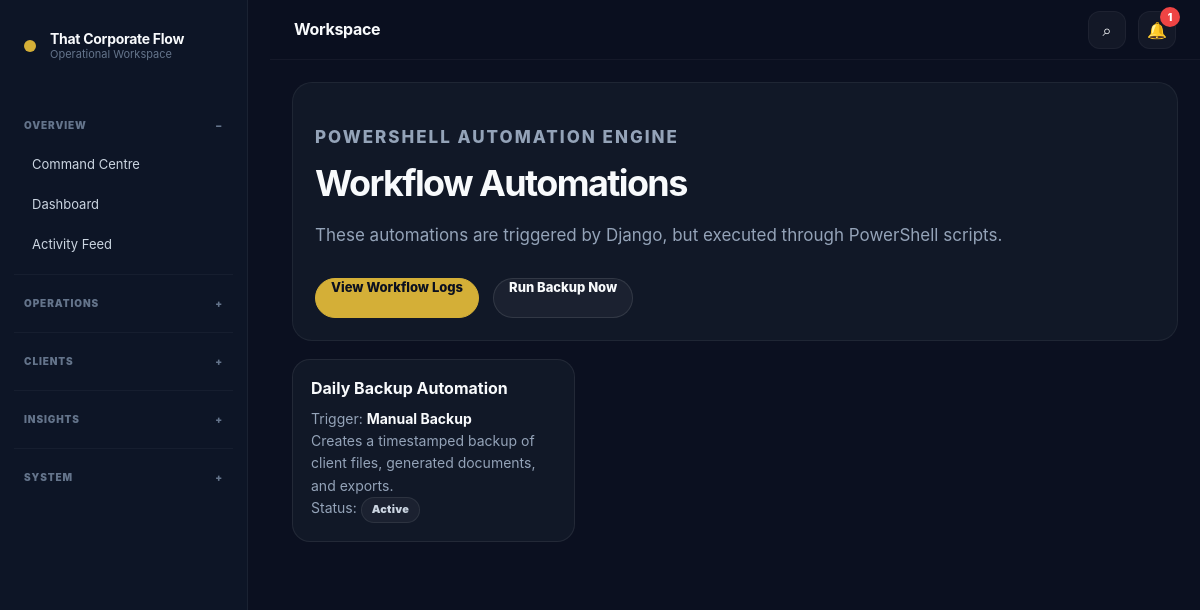
/workflows/ (signed in), run on the app's committed database.
### workflows/models.py (models this page shows, shortened)
class Workflow(models.Model):
    TRIGGER_CHOICES = [
        ('contract_uploaded', 'Contract Uploaded'),
        ('report_uploaded', 'Report Uploaded'),
        ('invoice_generated', 'Invoice Generated'),
        ('client_folder_created', 'Client Folder Created'),
        ('manual_backup', 'Manual Backup'),
    ]
    name = models.CharField(max_length=255)
    trigger = models.CharField(
        max_length=100,
        choices=TRIGGER_CHOICES
    )
    is_active = models.BooleanField(default=True)
    description = models.TextField(blank=True)
    created_at = models.DateTimeField(default=timezone.now)

### workflows/views.py (the view)
@login_required
def workflow_list(request):
    if not can_view_workflows(request.user):
        raise Http404('You do not have permission to view workflows.')
    workflows = Workflow.objects.all().order_by('-created_at')
    return render(request, 'workflows/workflow_list.html', {
        'workflows': workflows,
        'can_run_workflow': can_run_workflows(request.user),
    })

### accounts/permissions.py (called while the page is built)
def is_admin(user):
    return user.is_authenticated and (
        user.is_superuser or
        user.is_staff or
        get_user_role(user) == 'admin'
    )

def can_run_workflows(user):
    return is_admin(user) or is_operations(user)

def can_view_workflows(user):
    return is_admin(user) or is_operations(user) or is_finance(user)

### notifications/context_processors.py (called while the page is built)
def unread_notifications(request):
    if request.user.is_authenticated:
        count = request.user.notifications.filter(is_read=False).count()
    else:
        count = 0
    return {
        'unread_notification_count': count,
    }

### templates/workflows/workflow_list.html (shortened to what this page needs)
﻿{% extends 'base.html' %}
{% block content %}
<section class='page-header'>
    <p class='eyebrow'>PowerShell Automation Engine</p>
    <h2>Workflow Automations</h2>
    <p>
        These automations are triggered by Django,
        but executed through PowerShell scripts.
    </p>
    <div class='hero-actions'>
        <a class='btn primary' href='{% url "workflow_logs" %}'>
            View Workflow Logs
        </a>
        {% if can_run_workflow %}
            <a class='btn secondary' href='{% url "run_backup_now" %}'>
                Run Backup Now
            </a>
        {% endif %}
    </div>
</section>
<section class='module-grid'>
    {% for workflow in workflows %}
    <div class='module-card'>
        <h4>{{ workflow.name }}</h4>
        <p>
            Trigger:
            <strong>{{ workflow.get_trigger_display }}</strong>
        </p>
        <p>
            {{ workflow.description }}
        </p>
        <p>
            Status:
            {% if workflow.is_active %}
                <span class='badge'>Active</span>
            {% else %}
                <span class='badge'>Inactive</span>
            {% endif %}
        </p>
    </div>
    {% endfor %}
</section>
{% endblock %}

### static/css/final_cleanup.css (style rules this page uses)
body { background: var(--bg); color: var(--text); }
h2 { font-size: clamp(28px, 3vw, 44px) !important; line-height: 1.08 !important; letter-spacing: -0.04em !important; font-weight: 750 !important; }
h4 { font-size: 17px !important; line-height: 1.25 !important; }
p { line-height: 1.72; }
.panel, .command-panel, .focus-panel, .settings-panel, .auth-card, .client-flow-card, .public-preview-card, .simple-launcher-card, .focus-kpi-card, .stat-card, .notification-card, .global-result-card, .ai-action-card, .module-card, .kanban-card, .client-delivery-card, .announcement-card { background: var(--panel) !important; border: 1px solid var(--border) !important; box-shadow: none !important; border-radius: 22px !important; }
.btn, .mini-btn, .public-btn, .slack-btn { box-shadow: none !important; }
.btn.primary, .public-btn.primary, .slack-btn.primary { background: var(--gold) !important; color: #0a0f1c !important; border-color: var(--gold) !important; }
.btn.secondary, .public-btn.secondary, .slack-btn.secondary { background: rgba(255,255,255,0.04) !important; color: var(--text) !important; border-color: rgba(255,255,255,0.12) !important; }

### static/css/ui_polish.css (style rules this page uses)
* { box-sizing: border-box; }
body { background: var(--ui-bg) !important; color: var(--ui-text) !important; font-family: Inter, Arial, sans-serif; }
a { transition: 0.18s ease; }
p { color: var(--ui-muted); line-height: 1.68; }
h1, h2, h3, h4 { color: var(--ui-text); }
h2 { font-size: clamp(28px, 3vw, 42px) !important; line-height: 1.08 !important; letter-spacing: -0.045em !important; font-weight: 750 !important; }
h4 { font-size: 16px !important; line-height: 1.25 !important; }
.panel, .command-panel, .focus-panel, .settings-panel, .auth-card, .client-flow-card, .public-preview-card, .simple-launcher-card, .focus-kpi-card, .stat-card, .notification-card, .global-result-card, .ai-action-card, .module-card, .kanban-card, .client-delivery-card, .announcement-card, .health-hero, .command-hero, .focus-hero, .simple-dashboard-hero, .settings-hero, .public-final-cta, .public-feature-section, .client-benefit-section { background: var(--ui-panel) !important; border: 1px solid var(--ui-border) !important; border-radius: var(--ui-radius-lg) !important; box-shadow: var(--ui-shadow) !important; }
.btn, .public-btn, .slack-btn, .mini-btn { border-radius: 999px !important; box-shadow: none !important; font-weight: 800 !important; }
.btn.primary, .public-btn.primary, .slack-btn.primary { background: var(--ui-accent) !important; border-color: var(--ui-accent) !important; color: #0b1020 !important; }
.btn.secondary, .public-btn.secondary, .slack-btn.secondary { background: rgba(255,255,255,0.04) !important; border-color: rgba(255,255,255,0.12) !important; color: var(--ui-text) !important; }
body, .main-shell, .page-shell, .app-shell { background: #0b1020 !important; color: #f8fafc !important; }
section, article, aside, main, div { color: inherit; }
.panel, .card, .module-card, .stat-card, .global-search-panel, .global-result-card, .notification-card, .auth-card, .public-preview-card, .client-flow-card, .settings-panel, .focus-panel, .command-panel, .simple-launcher-card, .client-delivery-card, .ai-action-card, .table-wrap, form { background: #111827 !important; color: #f8fafc !important; border-color: rgba(255,255,255,0.075) !important; }
h1, h2, h3, h4, h5, h6, strong { color: #f8fafc !important; }
p, li, span { color: inherit; }
a { color: inherit; }
.btn.secondary, .public-btn.secondary, .slack-btn.secondary, .mini-btn { background: rgba(255,255,255,0.045) !important; color: #f8fafc !important; border: 1px solid rgba(255,255,255,0.12) !important; }
.btn.primary, .public-btn.primary, .slack-btn.primary { background: #d4af37 !important; color: #0b1020 !important; border-color: #d4af37 !important; }
.panel, .command-panel, .focus-panel, .settings-panel, .auth-card, .client-flow-card, .public-preview-card, .simple-launcher-card, .focus-kpi-card, .stat-card, .notification-card, .global-result-card, .ai-action-card, .module-card, .kanban-card, .client-delivery-card, .announcement-card { padding: 18px !important; border-radius: 18px !important; }
section { margin-bottom: 18px !important; }
.btn, .public-btn, .slack-btn, .mini-btn { min-height: 42px !important; padding: 0 16px !important; font-size: 13px !important; }

### data on the page
Workflow: name "Daily Backup Automation", trigger "Manual Backup", description "Creates a timestamped backup of client files, generated documents, and exports.", is_active "Active"

### other printed values
{{ unread_notification_count }} "1"
